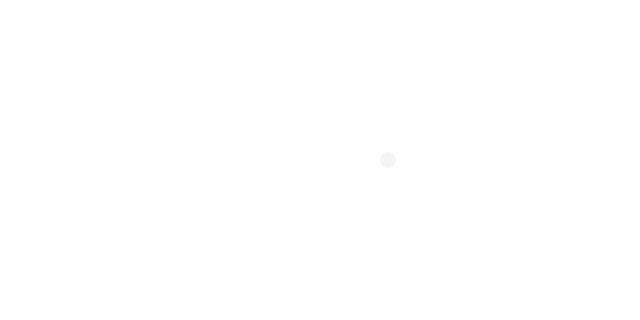
Frame 1 (no input)
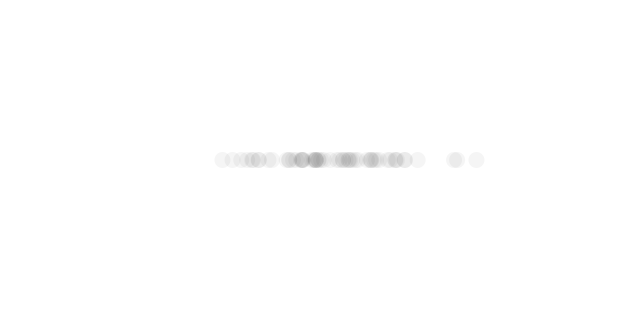
Frame 60 (the mouse pressed at the canvas centre just before this capture)
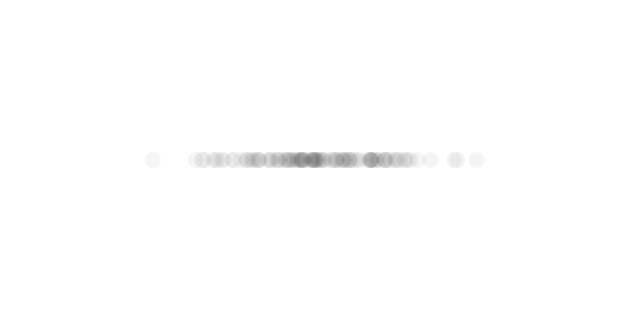
Frame 120 (the mouse held since frame 60 and released just before this capture)

The Processing sketch that drew these frames (run headless with seeded random() and noise(); from frame 60 on, the mouse is pressed at the canvas centre):

// Processing sketch: ch0_09_normal_distribution
// ── ch0_09_normal_distribution.pde
//
// Normal (Gaussian) distribution
// ==============================
//
// A distribution of values that cluster around an average (referred to as the “mean”)
// is known as a “normal” distribution. It is also called the Gaussian distribution.
//
// When you graph the distribution, you get a "bell curve".
//
// The curve is generated by a mathematical function that defines the probability of any
// given value occurring as a function of the mean (often written as μ, the Greek letter mu)
// and standard deviation (σ, the Greek letter sigma).
//
// Mean:
//
// mean (average) = sum / count
// (6 + 11 + 7) / 3 = 8
//
// Standard Deviation:
//
// low = values are tightly clustered around the mean
// high = values are more evenly spread out
//

import java.util.Random;

Random generator;

void setup() {
  size(640, 320);
  background(255);
  generator = new Random();
}

void draw() {
  // The nextGaussian() function returns a normal distribution of random numbers with the
  // following parameters: a mean of zero and a standard deviation of one.
  float num = (float) generator.nextGaussian();

  // A mean of 320 pixels (the center horizontal pixel in a window of width 640)
  float mean = 320;

  // A standard deviation of 60 pixels
  float sd = 60;

  // Multiply by the standard deviation and add the mean.
  float x = sd * num + mean;

  noStroke();
  fill(0,10);
  ellipse(x,160,16,16);
}
